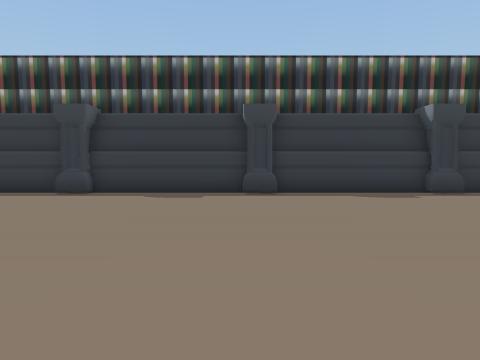
[1] (above)

16 first-person views from a walk through a 3-D level made in the Unity game engine. The camera is 0.72 m above the floor, tilts 2° down and sees 70° across. The floor is counted in squares, 1 m on a side. Each view is taken from the middle of a square. On the plan, view 1 faces up. The plan holds only what a view shows up to about 11 squares ahead; the rest is blank. The place goes on beyond the plan. The player character is not drawn. Some surface patterns are stand-ins.

[2]
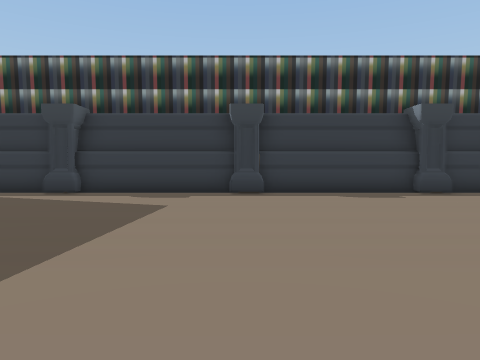

[3]
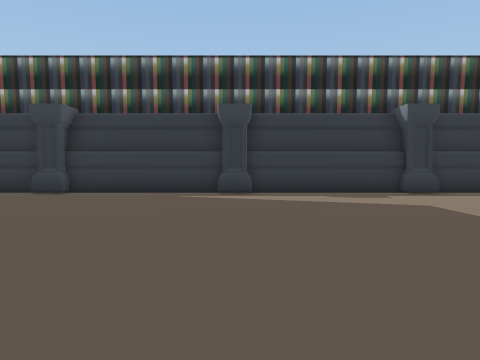

[4]
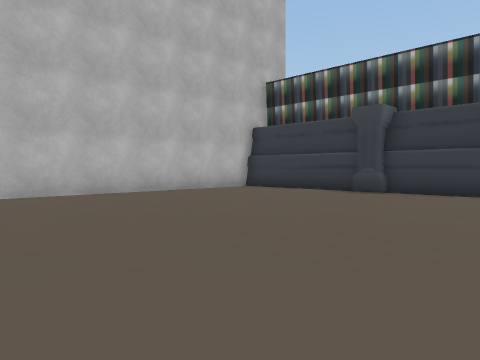

[5]
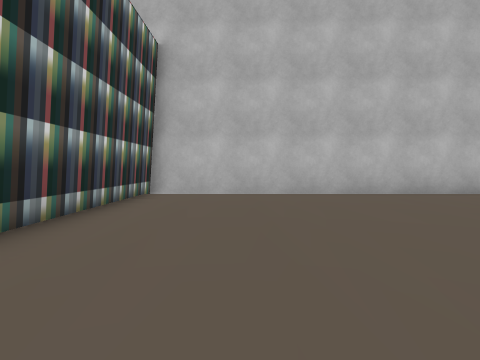

[6]
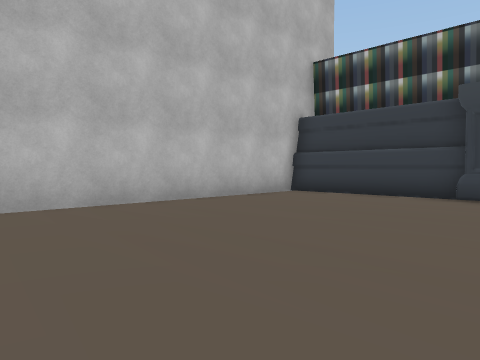

[7]
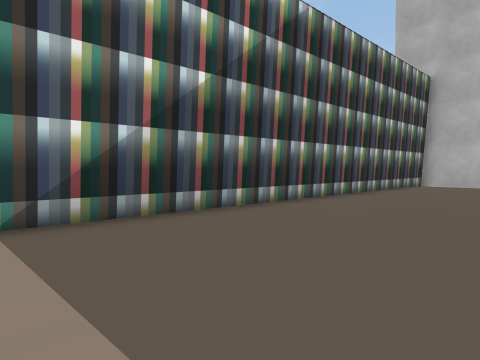

[8]
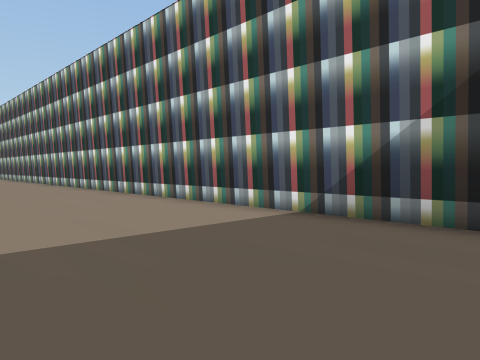

[9]
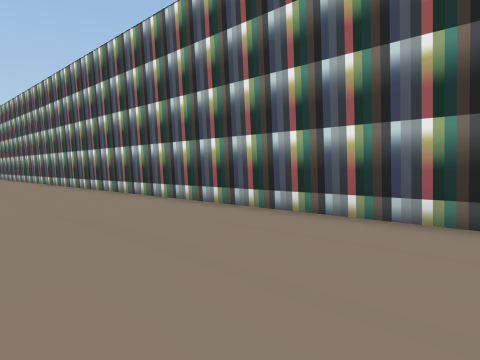

[10]
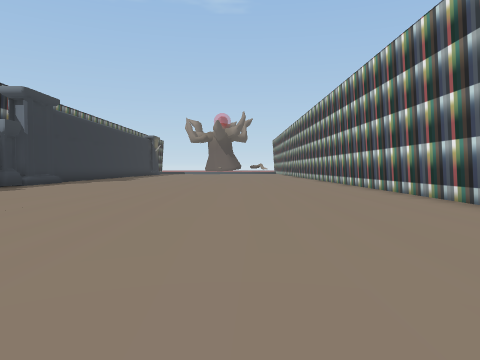

[11]
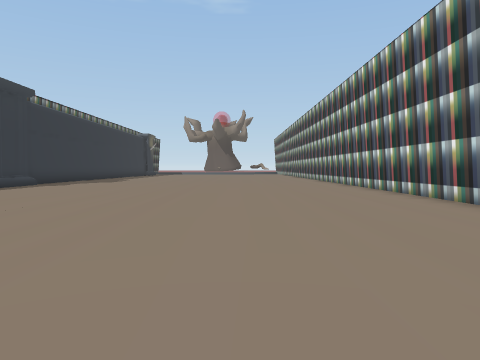

[12]
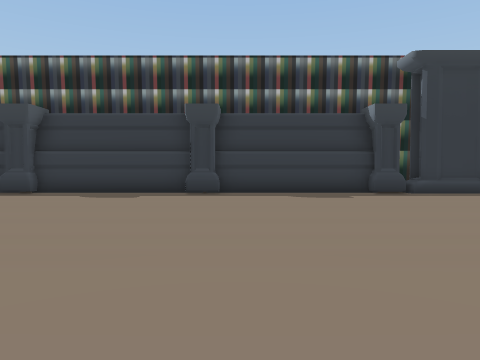

[13]
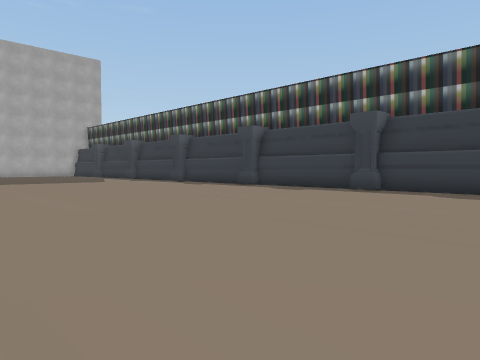

[14]
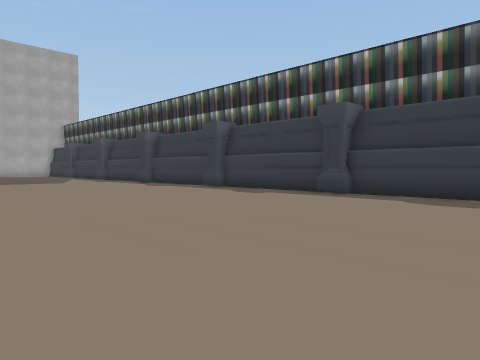

[15]
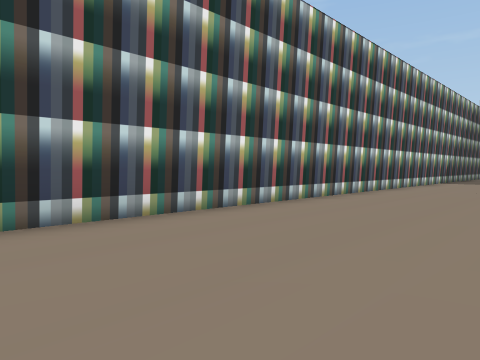

[16]
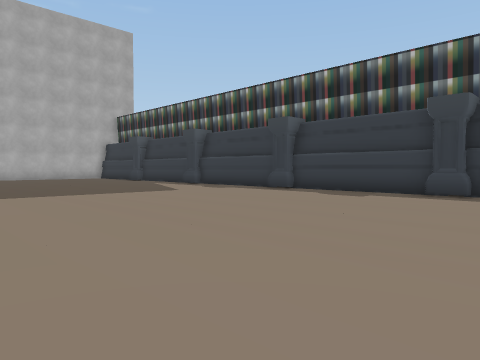

### Floor plan
Points are (right, up) in squares from view 1. A wall is a line through its corners. A room is listed if a view was taken in it or the views show most of it. See-through windows are left out.
Room 1 (views 1, 2, 3, 4, 5, 6, 7, 8, 9, 10, 11, 12, 13, 14, 15, 16)
walls: (-5.4, 10.1) (-14.5, 10.1); (0.4, 10.1) (-4.5, 10.1); (-15.9, 10.1) (-20.7, 10.1) (-21.1, -3.6) (11.1, -3.6); (10.5, 10.1) (1.4, 10.1)
objects: other object (-16, 10) to (-15, 11); other object (-10, 10) to (-10, 11); other object (-5, 10) to (-5, 11); other object (0, 10) to (1, 11); other object (6, 10) to (6, 11); other object (11, 10) to (11, 11)

Where each view was taken, in squares from view 1:
view 1: 0 up, 0 right, facing up
view 2: 0 up, 5 left, facing up
view 3: 0 up, 10 left, facing up
view 4: 0 up, 11 left, facing up-left
view 5: 1 down, 11 left, facing left
view 6: 1 up, 14 left, facing up-left
view 7: 1 up, 6 left, facing down-left
view 8: 1 up, 10 left, facing down-right
view 9: 1 up, 4 left, facing down-right
view 10: 1 up, 2 left, facing right
view 11: 1 up, 0 right, facing right
view 12: 0 up, 7 right, facing up
view 13: 1 down, 11 right, facing up-left
view 14: 1 up, 11 right, facing up-left
view 15: 1 up, 11 right, facing down-left
view 16: 0 up, 3 right, facing up-left
